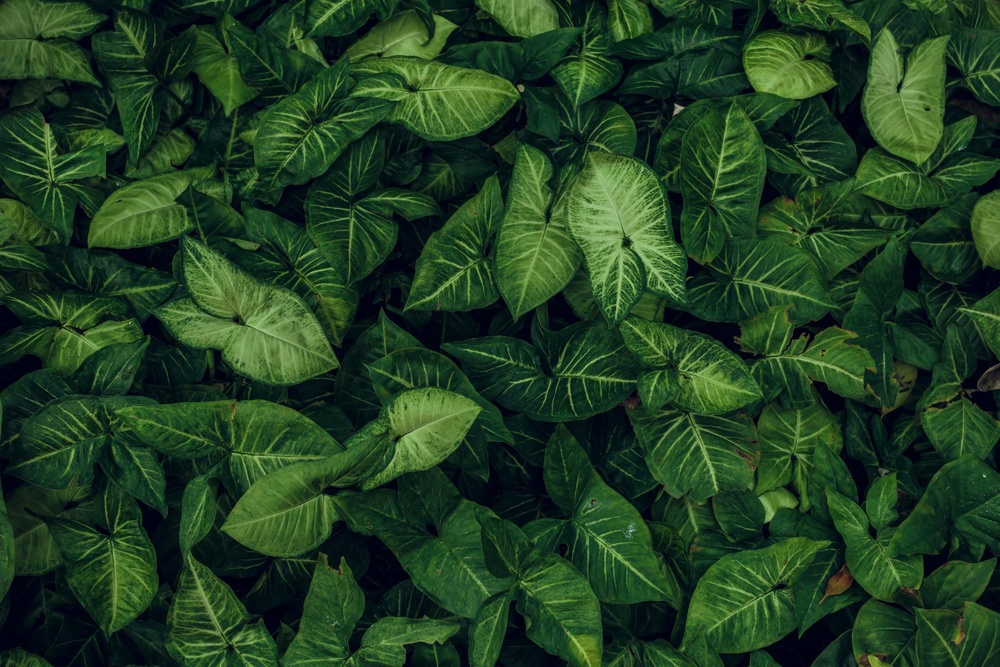
#> input picture Project2/image/image.jpg, 1000 x 667 px, shrunk from 1500 x 1000 before the run, found by its file name
$ python high-passFilter.py
#> lines starting #> are read from the running program, lines starting #| are printed output that depends on the picture
import numpy as np
from PIL import Image

# Apply the filter to a single color channel
def apply_filter(image_channel, kernel):
    img_height, img_width = image_channel.shape
    kernel_size = kernel.shape[0]
    pad_size = kernel_size // 2
    padded_image = np.pad(image_channel, pad_size, mode='constant')
    filtered_image = np.zeros_like(image_channel)

    for i in range(img_height):
        for j in range(img_width):
            region = padded_image[i:i+kernel_size, j:j+kernel_size]
            filtered_image[i, j] = np.sum(region * kernel)

    return filtered_image

# Laplacian Kernel for High-Pass Filtering
laplacian_kernel = np.array([[-1, -1, -1],
                             [-1,  8, -1],
                             [-1, -1, -1]])

# Load the image
img = Image.open('image/image.jpg')
#> img is the input picture: PIL image 1000x667 RGB; mean R, G, B 32.5, 62.6, 33.2
img_array = np.array(img)

# Separate the image into R, G, B channels
r_channel = img_array[:, :, 0]
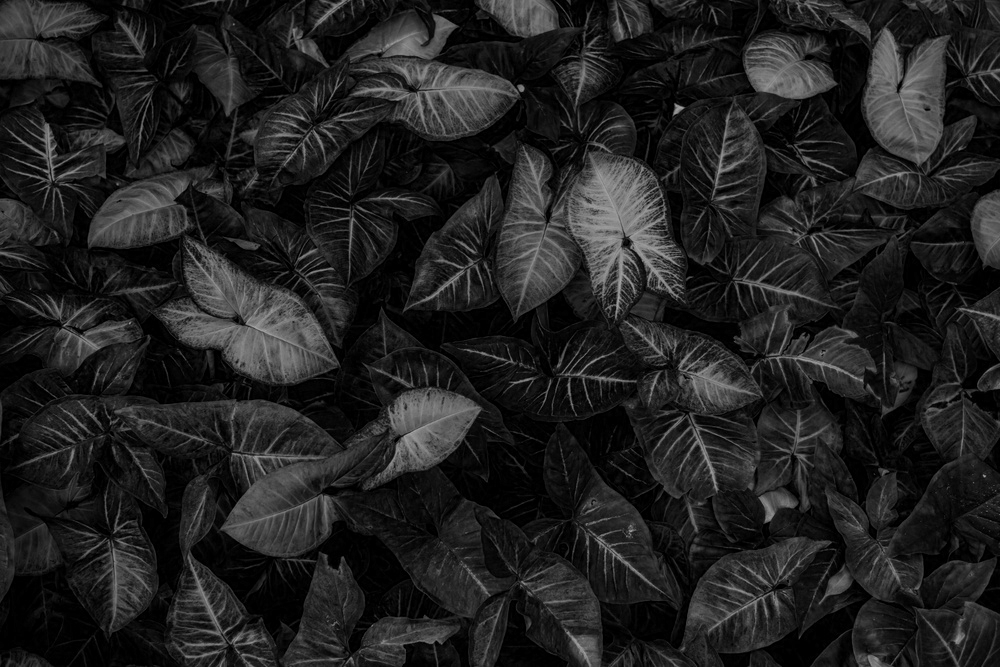
#> r_channel: shape (667, 1000); min 0, max 167, mean 32.5
g_channel = img_array[:, :, 1]
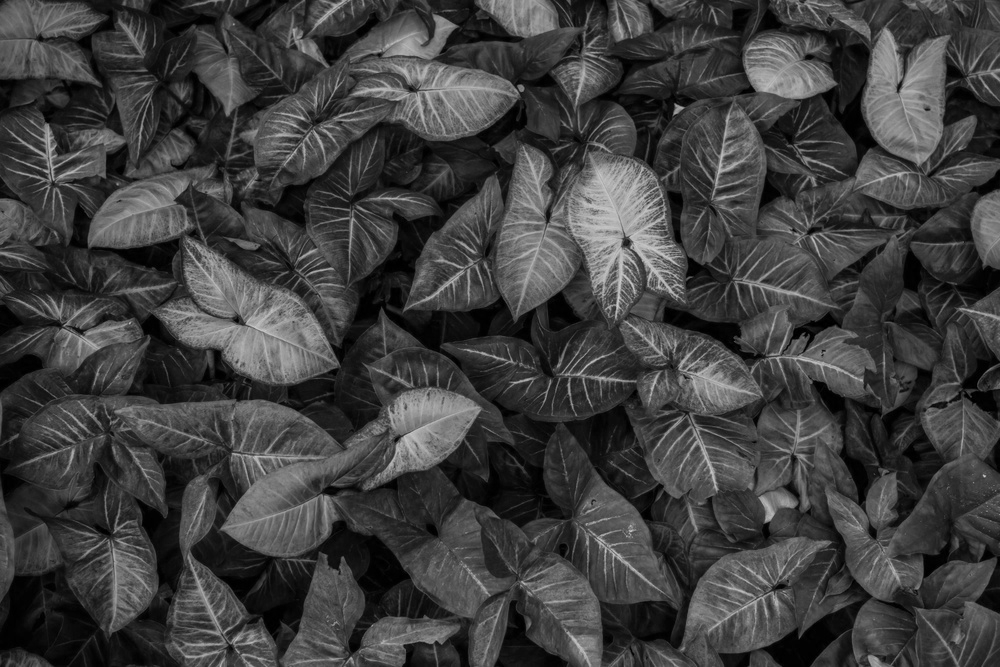
#> g_channel: shape (667, 1000); min 0, max 205, mean 62.6
b_channel = img_array[:, :, 2]
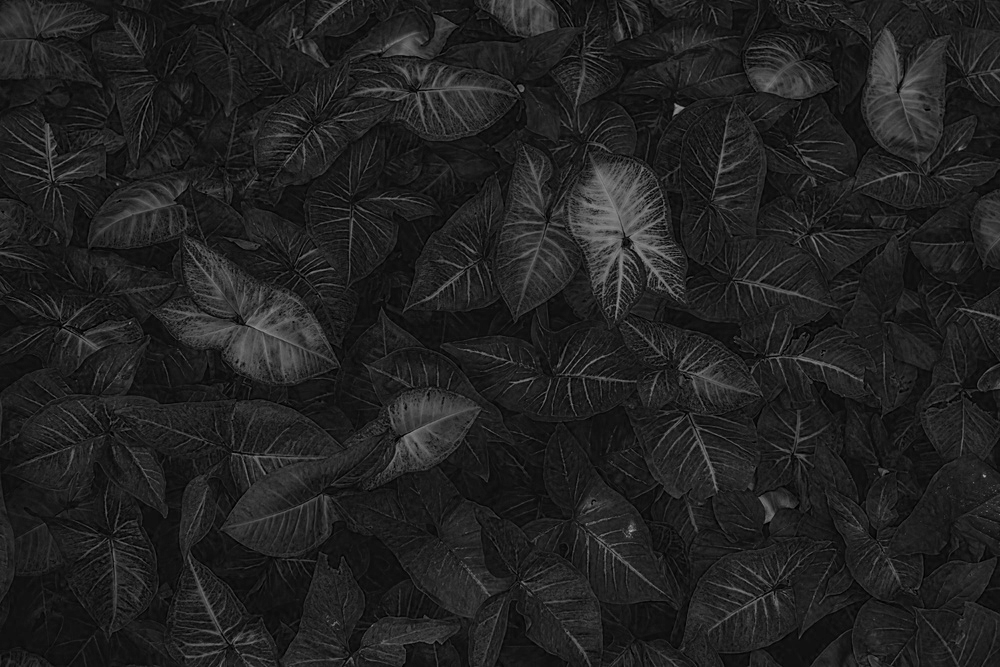
#> b_channel: shape (667, 1000); min 0, max 177, mean 33.2

# Apply the Laplacian filter to each color channel
r_filtered = apply_filter(r_channel, laplacian_kernel)
#> after the loop in apply_filter, `for i in range(img_height):`:
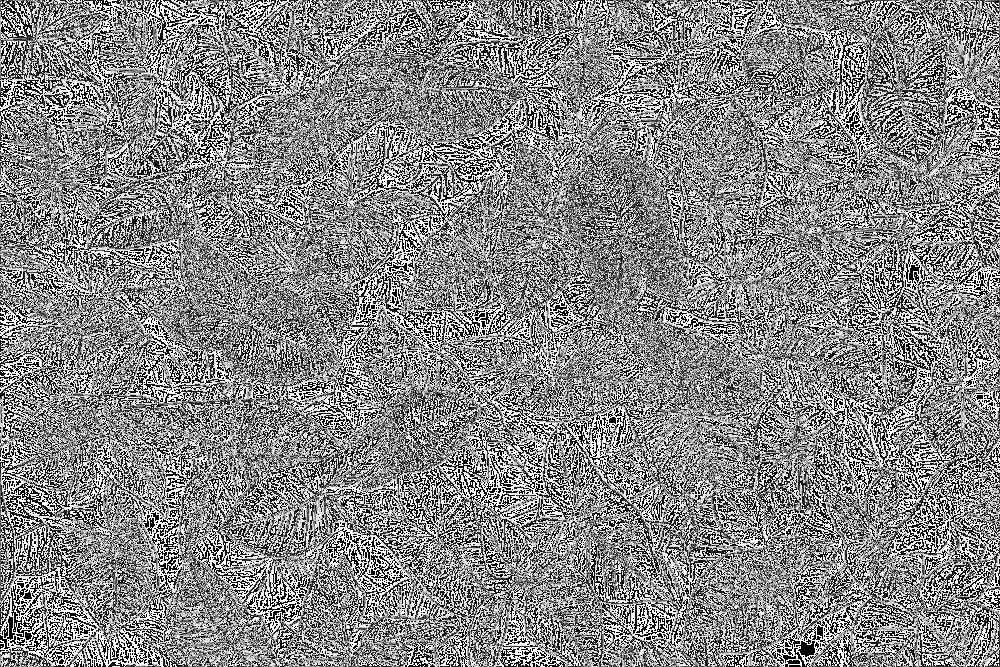
#> filtered_image: shape (667, 1000); min 0, max 255, mean 135.4
g_filtered = apply_filter(g_channel, laplacian_kernel)
#> after the loop in apply_filter (call 2), `for i in range(img_height):`:
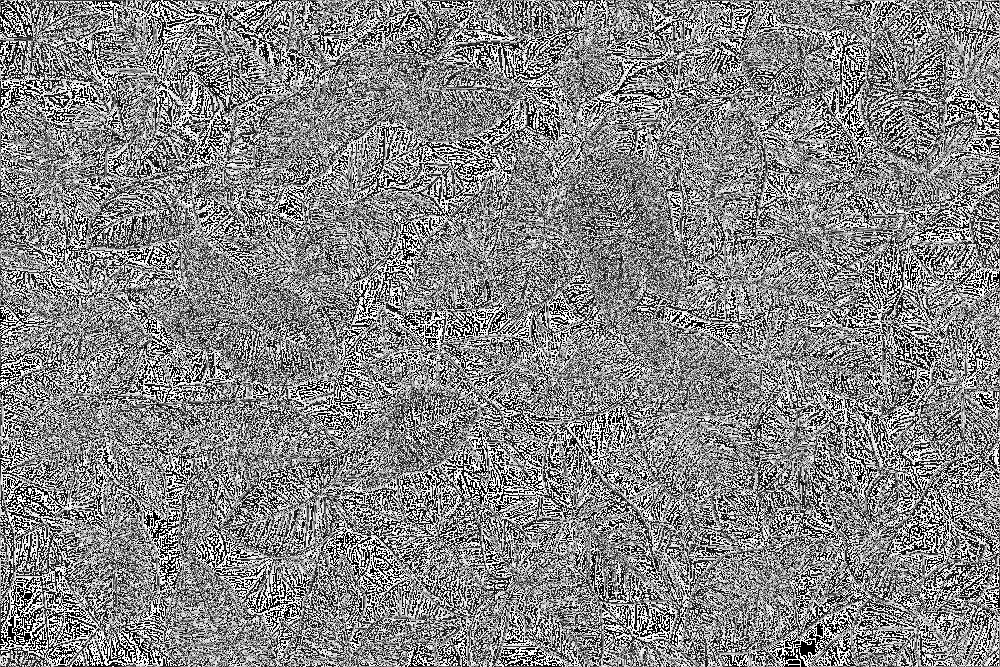
#> filtered_image: shape (667, 1000); min 0, max 255, mean 133.9
b_filtered = apply_filter(b_channel, laplacian_kernel)
#> after the loop in apply_filter (call 3), `for i in range(img_height):`:
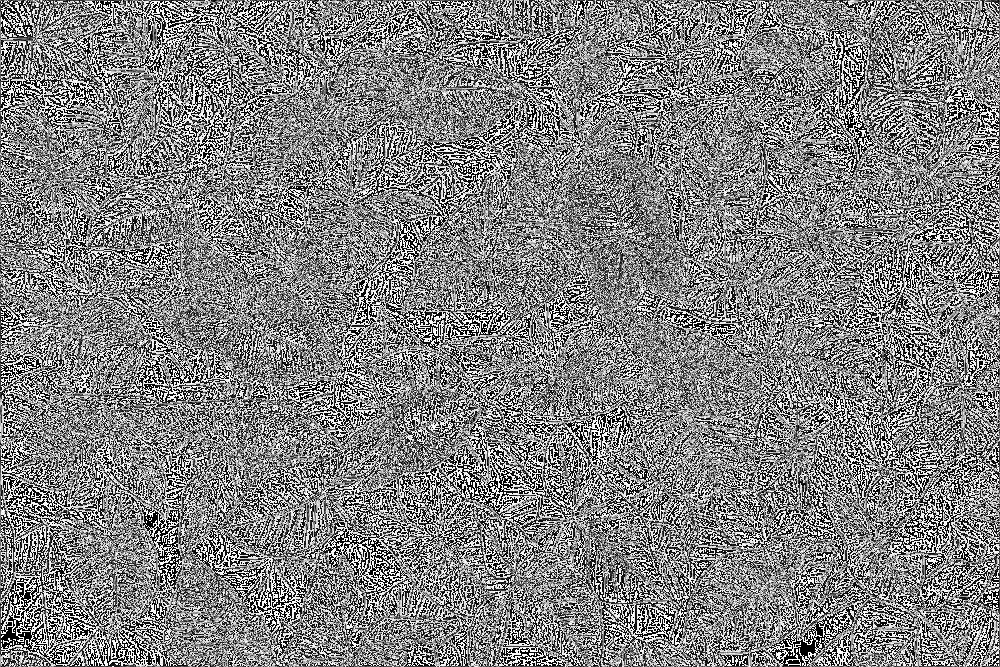
#> filtered_image: shape (667, 1000); min 0, max 255, mean 129.9

# Stack the filtered channels back into a color image
filtered_img_array = np.stack([r_filtered, g_filtered, b_filtered], axis=-1)
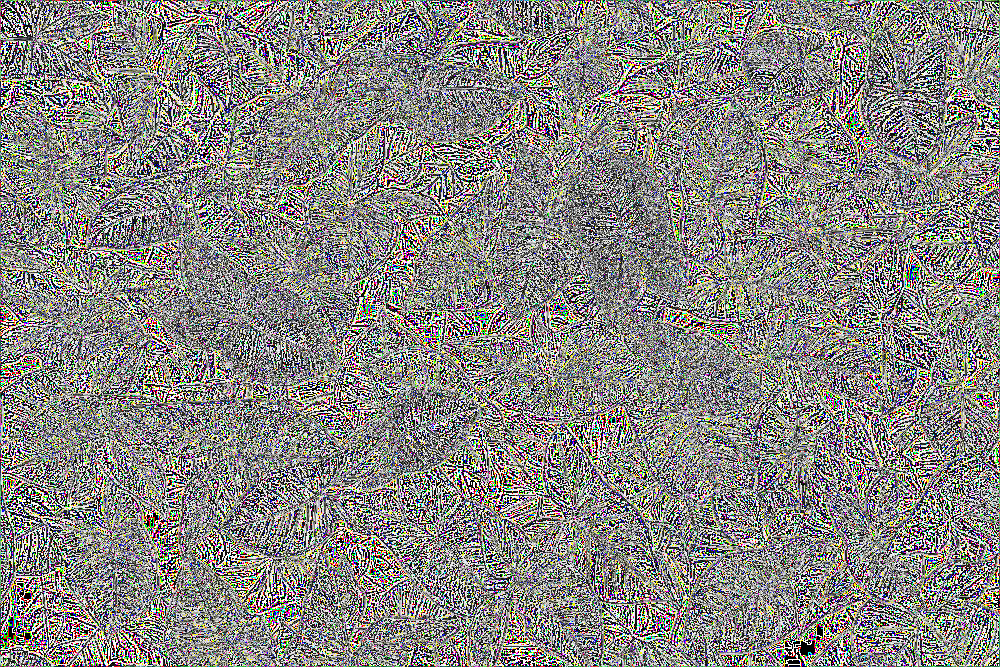
#> filtered_img_array: shape (667, 1000, 3); mean R, G, B 135.4, 133.9, 129.9

# Convert back to uint8 and save the result
filtered_img = Image.fromarray(np.clip(filtered_img_array, 0, 255).astype(np.uint8))
filtered_img.save('image/high_pass_image.jpg')
